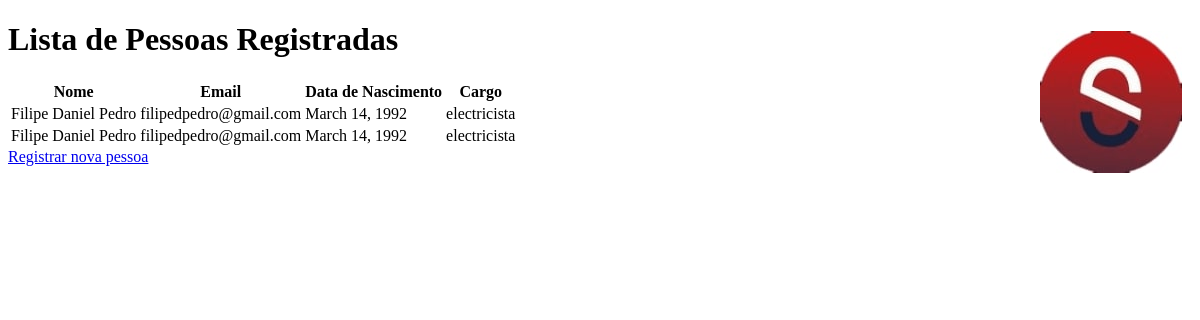
The app's page /registro/lista/ with its own data.
### registro/models.py (models this page shows, shortened)
class Pessoa(models.Model):
    CARGO_CHOICES = (
        ('electricista', 'Electricista'),
        ('serralheiro', 'Serralheiro'),
        ('ajudante', 'Ajudante'),
        ('instrumentista', 'Instrumentista'),
        ('outro', 'Outro'),
    )
    nome = models.CharField(max_length=100, default="")
    email = models.EmailField()
    data_nascimento = models.DateField(null=True)
    cargo = models.CharField(max_length=100, choices=CARGO_CHOICES)

### registro/views.py (the view)
# urls.py: path('lista/', views.lista_pessoas, name='lista_pessoas'),
def lista_pessoas(request):
    pessoas = Pessoa.objects.all()
    return render(request, 'registro/lista_pessoas.html', {'pessoas': pessoas})

### registro/templates/registro/lista_pessoas.html (shortened to what this page needs)
{% load static %}
<!DOCTYPE html>
<html>
<head>
  <link rel="stylesheet" type="text/css" href="{% static 'reservas/styles.css' %}">
</head>
<body>
  <div class="container">
    <img src="{% static 'somisis.jpg' %}" class="corner-image">
    <h1>Lista de Pessoas Registradas</h1>
  </div>
  <table>
    <thead>
      <tr>
        <th>Nome</th>
        <th>Email</th>
        <th>Data de Nascimento</th>
        <th>Cargo</th>
      </tr>
    </thead>
    <tbody>
      {% for pessoa in pessoas %}
        <tr>
          <td>{{ pessoa.nome }}</td>
          <td>{{ pessoa.email }}</td>
          <td>{{ pessoa.data_nascimento }}</td>
          <td>{{ pessoa.cargo }}</td>
        </tr>
      {% endfor %}
    </tbody>
  </table>
  <a href="{% url 'registro:registration' %}">Registrar nova pessoa</a>
</body>
</html>

### static/reservas/styles.css (style rules this page uses)
.container { position: relative; }
.corner-image { position: absolute; top: 10px; right: 10px; }

### records on screen
Pessoa: nome "Filipe Daniel Pedro", email "filipedpedro@gmail.com", data_nascimento "March 14, 1992", cargo "electricista"
Pessoa: nome "Filipe Daniel Pedro", email "filipedpedro@gmail.com", data_nascimento "March 14, 1992", cargo "electricista"
